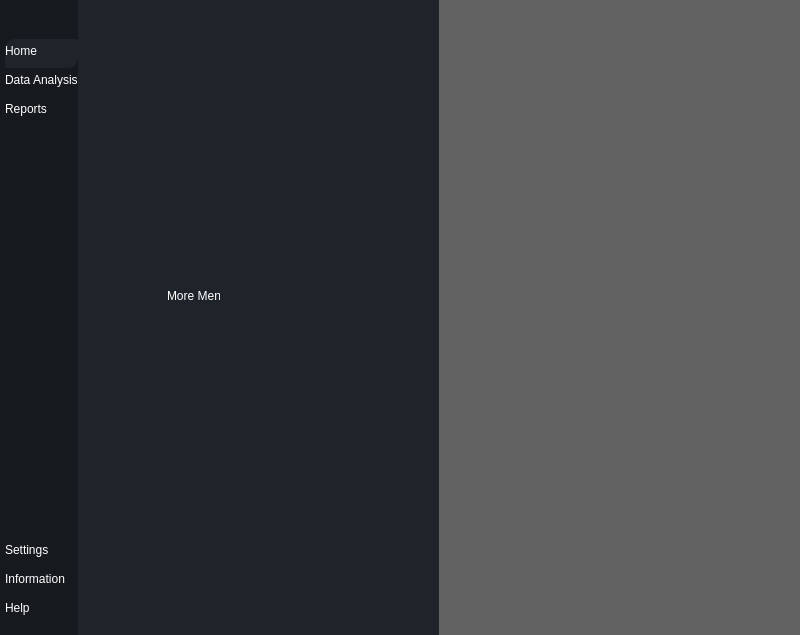
<?xml version="1.0" encoding="UTF-8"?>
<ui version="4.0">
 <class>MainWindow</class>
 <widget class="QMainWindow" name="MainWindow">
  <property name="geometry">
   <rect>
    <x>0</x>
    <y>0</y>
    <width>800</width>
    <height>635</height>
   </rect>
  </property>
  <property name="windowTitle">
   <string>MainWindow</string>
  </property>
  <property name="styleSheet">
   <string notr="true">*{
	border: none;
	background-color: transparent;
	background: none;
	padding: 0;
	margin: 0;
	color: #fff
}

#centralwidget{
	background-color: #1f232a;
}

#leftMenuSubContainer{
	background-color: #16191d;
}

#leftMenuSubContainer QPushButton{
	text-align: left;
	padding: 5px,10px;
	border-top-left-radius: 10px;
	border-bottom-right-radius: 10px;
}</string>
  </property>
  <widget class="QWidget" name="centralwidget">
   <layout class="QHBoxLayout" name="horizontalLayout">
    <property name="spacing">
     <number>0</number>
    </property>
    <property name="leftMargin">
     <number>0</number>
    </property>
    <property name="topMargin">
     <number>0</number>
    </property>
    <property name="rightMargin">
     <number>0</number>
    </property>
    <property name="bottomMargin">
     <number>0</number>
    </property>
    <item alignment="Qt::AlignLeft">
     <widget class="QWidget" name="leftMenuContainer" native="true">
      <layout class="QVBoxLayout" name="verticalLayout">
       <property name="spacing">
        <number>0</number>
       </property>
       <property name="leftMargin">
        <number>0</number>
       </property>
       <property name="topMargin">
        <number>0</number>
       </property>
       <property name="rightMargin">
        <number>0</number>
       </property>
       <property name="bottomMargin">
        <number>0</number>
       </property>
       <item>
        <widget class="QWidget" name="leftMenuSubContainer" native="true">
         <layout class="QVBoxLayout" name="verticalLayout_2">
          <property name="spacing">
           <number>0</number>
          </property>
          <property name="leftMargin">
           <number>5</number>
          </property>
          <property name="topMargin">
           <number>0</number>
          </property>
          <property name="rightMargin">
           <number>0</number>
          </property>
          <property name="bottomMargin">
           <number>0</number>
          </property>
          <item alignment="Qt::AlignTop">
           <widget class="QFrame" name="frame">
            <property name="frameShape">
             <enum>QFrame::StyledPanel</enum>
            </property>
            <property name="frameShadow">
             <enum>QFrame::Raised</enum>
            </property>
            <layout class="QHBoxLayout" name="horizontalLayout_2">
             <property name="spacing">
              <number>0</number>
             </property>
             <property name="leftMargin">
              <number>0</number>
             </property>
             <property name="topMargin">
              <number>0</number>
             </property>
             <property name="rightMargin">
              <number>0</number>
             </property>
             <property name="bottomMargin">
              <number>0</number>
             </property>
             <item>
              <widget class="QPushButton" name="menuBtn">
               <property name="toolTip">
                <string>Menu</string>
               </property>
               <property name="text">
                <string/>
               </property>
               <property name="icon">
                <iconset resource="resources.qrc">
                 <normaloff>:/icons/Icons/align-justify.svg</normaloff>:/icons/Icons/align-justify.svg</iconset>
               </property>
               <property name="iconSize">
                <size>
                 <width>24</width>
                 <height>24</height>
                </size>
               </property>
              </widget>
             </item>
            </layout>
           </widget>
          </item>
          <item alignment="Qt::AlignTop">
           <widget class="QFrame" name="frame_2">
            <property name="sizePolicy">
             <sizepolicy hsizetype="Preferred" vsizetype="Expanding">
              <horstretch>0</horstretch>
              <verstretch>0</verstretch>
             </sizepolicy>
            </property>
            <property name="frameShape">
             <enum>QFrame::StyledPanel</enum>
            </property>
            <property name="frameShadow">
             <enum>QFrame::Raised</enum>
            </property>
            <layout class="QVBoxLayout" name="verticalLayout_3">
             <property name="spacing">
              <number>0</number>
             </property>
             <property name="leftMargin">
              <number>0</number>
             </property>
             <property name="topMargin">
              <number>10</number>
             </property>
             <property name="rightMargin">
              <number>0</number>
             </property>
             <property name="bottomMargin">
              <number>10</number>
             </property>
             <item>
              <widget class="QPushButton" name="homeBtn">
               <property name="toolTip">
                <string>Home</string>
               </property>
               <property name="styleSheet">
                <string notr="true">background-color: #1f232a</string>
               </property>
               <property name="text">
                <string>Home</string>
               </property>
               <property name="icon">
                <iconset resource="resources.qrc">
                 <normaloff>:/icons/Icons/home.svg</normaloff>:/icons/Icons/home.svg</iconset>
               </property>
               <property name="iconSize">
                <size>
                 <width>24</width>
                 <height>24</height>
                </size>
               </property>
              </widget>
             </item>
             <item>
              <widget class="QPushButton" name="dataBtn">
               <property name="toolTip">
                <string>Data Analysis</string>
               </property>
               <property name="text">
                <string>Data Analysis</string>
               </property>
               <property name="icon">
                <iconset resource="resources.qrc">
                 <normaloff>:/icons/Icons/list.svg</normaloff>:/icons/Icons/list.svg</iconset>
               </property>
               <property name="iconSize">
                <size>
                 <width>24</width>
                 <height>24</height>
                </size>
               </property>
              </widget>
             </item>
             <item>
              <widget class="QPushButton" name="reportBtn">
               <property name="toolTip">
                <string>View Reports</string>
               </property>
               <property name="text">
                <string>Reports</string>
               </property>
               <property name="icon">
                <iconset resource="resources.qrc">
                 <normaloff>:/icons/Icons/printer.svg</normaloff>:/icons/Icons/printer.svg</iconset>
               </property>
               <property name="iconSize">
                <size>
                 <width>24</width>
                 <height>24</height>
                </size>
               </property>
              </widget>
             </item>
            </layout>
           </widget>
          </item>
          <item>
           <spacer name="verticalSpacer">
            <property name="orientation">
             <enum>Qt::Vertical</enum>
            </property>
            <property name="sizeHint" stdset="0">
             <size>
              <width>20</width>
              <height>40</height>
             </size>
            </property>
           </spacer>
          </item>
          <item alignment="Qt::AlignBottom">
           <widget class="QFrame" name="frame_3">
            <property name="sizePolicy">
             <sizepolicy hsizetype="Preferred" vsizetype="Preferred">
              <horstretch>0</horstretch>
              <verstretch>0</verstretch>
             </sizepolicy>
            </property>
            <property name="frameShape">
             <enum>QFrame::StyledPanel</enum>
            </property>
            <property name="frameShadow">
             <enum>QFrame::Raised</enum>
            </property>
            <layout class="QVBoxLayout" name="verticalLayout_4">
             <property name="spacing">
              <number>0</number>
             </property>
             <property name="leftMargin">
              <number>0</number>
             </property>
             <property name="topMargin">
              <number>10</number>
             </property>
             <property name="rightMargin">
              <number>0</number>
             </property>
             <property name="bottomMargin">
              <number>10</number>
             </property>
             <item>
              <widget class="QPushButton" name="settingsBtn">
               <property name="toolTip">
                <string>Go to settings</string>
               </property>
               <property name="text">
                <string>Settings</string>
               </property>
               <property name="icon">
                <iconset resource="resources.qrc">
                 <normaloff>:/icons/Icons/settings.svg</normaloff>:/icons/Icons/settings.svg</iconset>
               </property>
               <property name="iconSize">
                <size>
                 <width>24</width>
                 <height>24</height>
                </size>
               </property>
              </widget>
             </item>
             <item>
              <widget class="QPushButton" name="infoBtn">
               <property name="toolTip">
                <string>Information about the app</string>
               </property>
               <property name="text">
                <string>Information</string>
               </property>
               <property name="icon">
                <iconset resource="resources.qrc">
                 <normaloff>:/icons/Icons/info.svg</normaloff>:/icons/Icons/info.svg</iconset>
               </property>
               <property name="iconSize">
                <size>
                 <width>24</width>
                 <height>24</height>
                </size>
               </property>
              </widget>
             </item>
             <item>
              <widget class="QPushButton" name="helpBtn">
               <property name="toolTip">
                <string>Get more help</string>
               </property>
               <property name="text">
                <string>Help</string>
               </property>
               <property name="icon">
                <iconset resource="resources.qrc">
                 <normaloff>:/icons/Icons/help-circle.svg</normaloff>:/icons/Icons/help-circle.svg</iconset>
               </property>
               <property name="iconSize">
                <size>
                 <width>24</width>
                 <height>24</height>
                </size>
               </property>
              </widget>
             </item>
            </layout>
           </widget>
          </item>
         </layout>
        </widget>
       </item>
      </layout>
     </widget>
    </item>
    <item>
     <widget class="QWidget" name="centerMenuContainer" native="true">
      <property name="sizePolicy">
       <sizepolicy hsizetype="Expanding" vsizetype="Preferred">
        <horstretch>0</horstretch>
        <verstretch>0</verstretch>
       </sizepolicy>
      </property>
      <widget class="QFrame" name="frame_4">
       <property name="geometry">
        <rect>
         <x>80</x>
         <y>280</y>
         <width>109</width>
         <height>31</height>
        </rect>
       </property>
       <property name="frameShape">
        <enum>QFrame::StyledPanel</enum>
       </property>
       <property name="frameShadow">
        <enum>QFrame::Raised</enum>
       </property>
       <layout class="QHBoxLayout" name="horizontalLayout_3">
        <item>
         <widget class="QLabel" name="label">
          <property name="text">
           <string>More Menu</string>
          </property>
         </widget>
        </item>
        <item>
         <widget class="QPushButton" name="pushButton">
          <property name="text">
           <string/>
          </property>
          <property name="icon">
           <iconset resource="resources.qrc">
            <normaloff>:/icons/Icons/x-circle.svg</normaloff>:/icons/Icons/x-circle.svg</iconset>
          </property>
          <property name="iconSize">
           <size>
            <width>24</width>
            <height>24</height>
           </size>
          </property>
         </widget>
        </item>
       </layout>
      </widget>
      <widget class="QFrame" name="frame_5">
       <property name="geometry">
        <rect>
         <x>90</x>
         <y>500</y>
         <width>120</width>
         <height>80</height>
        </rect>
       </property>
       <property name="frameShape">
        <enum>QFrame::StyledPanel</enum>
       </property>
       <property name="frameShadow">
        <enum>QFrame::Raised</enum>
       </property>
      </widget>
     </widget>
    </item>
    <item>
     <widget class="QWidget" name="mainBodyContainer" native="true">
      <property name="sizePolicy">
       <sizepolicy hsizetype="Expanding" vsizetype="Preferred">
        <horstretch>0</horstretch>
        <verstretch>0</verstretch>
       </sizepolicy>
      </property>
      <property name="styleSheet">
       <string notr="true">
background-color: rgb(98, 98, 98);</string>
      </property>
     </widget>
    </item>
   </layout>
  </widget>
 </widget>
 <resources>
  <include location="resources.qrc"/>
 </resources>
 <connections/>
</ui>
